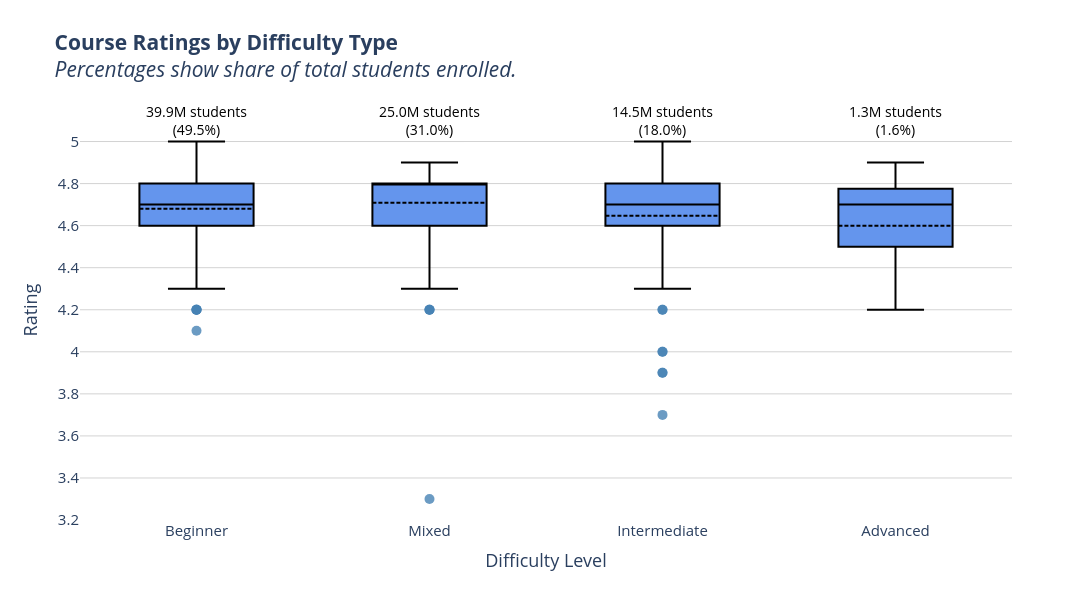

This figure's notebook cell:
### Markdown cell above
## 4. How do learners rate courses across different difficulty levels ?

### - Does difficulty level correlate with learner satisfaction ?

### Code cell
fig_diff_ratings = px.box(
    df,
    x="course_difficulty",
    y="course_rating",
    category_orders={
        "course_difficulty": ["Beginner", "Mixed", "Intermediate", "Advanced"]
    },
    title="<b>Course Ratings by Difficulty Type</b><br><i>Percentages show share of total students enrolled.</i>",
    labels={"course_rating": "Rating", "course_difficulty": "Difficulty Level"},
    color="course_difficulty",
)

total_students = df["course_students_enrolled"].sum()

for level in ["Beginner", "Intermediate", "Mixed", "Advanced"]:
    level_students = df[df["course_difficulty"] == level][
        "course_students_enrolled"
    ].sum()
    percentage = (level_students / total_students) * 100

    annotation_text = f"{level_students/1e6:.1f}M students<br>({percentage:.1f}%)"

    fig_diff_ratings.add_annotation(
        x=level,
        y=5.10,
        text=annotation_text,
        showarrow=False,
        font_size=14,
        font_color="black",
        align="center",
    )

fig_diff_ratings.update_traces(
    fillcolor="rgb(100, 149, 237)",
    line=dict(color="black", width=2),
    marker=dict(color="rgb(70, 130, 180)", size=10, opacity=0.8),
    boxmean=True,
    hovertemplate="<b>%{x}</b><br>Rating: %{y:.2f}<extra></extra>",
)

fig_diff_ratings.update_layout(
    width=1200,
    height=600,
    plot_bgcolor="white",
    paper_bgcolor="white",
    showlegend=False,
    xaxis=dict(showgrid=False),
    yaxis=dict(showgrid=True, gridcolor="lightgrey"),
    font=dict(size=15),
)

fig_diff_ratings.show()

### Figure 1 — Plotly figure (JSON) as saved in the notebook; plotly's stock layout.template omitted (floating-point values rounded to 4 significant figures; data arrays with more than 128 entries replaced by an {"elided": "..."} marker saying what was removed)
{"data": [{"alignmentgroup": "True", "boxmean": true, "fillcolor": "rgb(100, 149, 237)", "hovertemplate": "<b>%{x}</b><br>Rating: %{y:.2f}<extra></extra>", "legendgroup": "Beginner", "line": {"color": "black", "width": 2}, "marker": {"color": "rgb(70, 130, 180)", "opacity": 0.8, "size": 10}, "name": "Beginner", "notched": false, "offsetgroup": "Beginner", "orientation": "v", "showlegend": true, "type": "box", "x": {"elided": "487 str values"}, "x0": " ", "xaxis": "x", "y": {"elided": "487 float values"}, "y0": " ", "yaxis": "y"}, {"alignmentgroup": "True", "boxmean": true, "fillcolor": "rgb(100, 149, 237)", "hovertemplate": "<b>%{x}</b><br>Rating: %{y:.2f}<extra></extra>", "legendgroup": "Mixed", "line": {"color": "black", "width": 2}, "marker": {"color": "rgb(70, 130, 180)", "opacity": 0.8, "size": 10}, "name": "Mixed", "notched": false, "offsetgroup": "Mixed", "orientation": "v", "showlegend": true, "type": "box", "x": {"elided": "187 str values"}, "x0": " ", "xaxis": "x", "y": {"elided": "187 float values"}, "y0": " ", "yaxis": "y"}, {"alignmentgroup": "True", "boxmean": true, "fillcolor": "rgb(100, 149, 237)", "hovertemplate": "<b>%{x}</b><br>Rating: %{y:.2f}<extra></extra>", "legendgroup": "Intermediate", "line": {"color": "black", "width": 2}, "marker": {"color": "rgb(70, 130, 180)", "opacity": 0.8, "size": 10}, "name": "Intermediate", "notched": false, "offsetgroup": "Intermediate", "orientation": "v", "showlegend": true, "type": "box", "x": {"elided": "198 str values"}, "x0": " ", "xaxis": "x", "y": {"elided": "198 float values"}, "y0": " ", "yaxis": "y"}, {"alignmentgroup": "True", "boxmean": true, "fillcolor": "rgb(100, 149, 237)", "hovertemplate": "<b>%{x}</b><br>Rating: %{y:.2f}<extra></extra>", "legendgroup": "Advanced", "line": {"color": "black", "width": 2}, "marker": {"color": "rgb(70, 130, 180)", "opacity": 0.8, "size": 10}, "name": "Advanced", "notched": false, "offsetgroup": "Advanced", "orientation": "v", "showlegend": true, "type": "box", "x": ["Advanced", "Advanced", "Advanced", "Advanced", "Advanced", "Advanced", "Advanced", "Advanced", "Advanced", "Advanced", "Advanced", "Advanced", "Advanced", "Advanced", "Advanced", "Advanced", "Advanced", "Advanced", "Advanced"], "x0": " ", "xaxis": "x", "y": [4.4, 4.5, 4.5, 4.7, 4.5, 4.7, 4.7, 4.5, 4.4, 4.8, 4.8, 4.9, 4.2, 4.7, 4.7, 4.5, 4.8, 4.8, 4.3], "y0": " ", "yaxis": "y"}], "layout": {"annotations": [{"align": "center", "font": {"color": "black", "size": 14}, "showarrow": false, "text": "39.9M students<br>(49.5%)", "x": "Beginner", "y": 5.1}, {"align": "center", "font": {"color": "black", "size": 14}, "showarrow": false, "text": "14.5M students<br>(18.0%)", "x": "Intermediate", "y": 5.1}, {"align": "center", "font": {"color": "black", "size": 14}, "showarrow": false, "text": "25.0M students<br>(31.0%)", "x": "Mixed", "y": 5.1}, {"align": "center", "font": {"color": "black", "size": 14}, "showarrow": false, "text": "1.3M students<br>(1.6%)", "x": "Advanced", "y": 5.1}], "boxmode": "overlay", "font": {"size": 15}, "height": 600, "legend": {"title": {"text": "Difficulty Level"}, "tracegroupgap": 0}, "paper_bgcolor": "white", "plot_bgcolor": "white", "showlegend": false, "title": {"text": "<b>Course Ratings by Difficulty Type</b><br><i>Percentages show share of total students enrolled.</i>"}, "width": 1200, "xaxis": {"anchor": "y", "autorange": true, "categoryarray": ["Beginner", "Mixed", "Intermediate", "Advanced"], "categoryorder": "array", "domain": [0, 1], "range": [-0.5, 3.5], "showgrid": false, "title": {"text": "Difficulty Level"}, "type": "category"}, "yaxis": {"anchor": "x", "autorange": true, "domain": [0, 1], "gridcolor": "lightgrey", "range": [3.2, 5.2], "showgrid": true, "title": {"text": "Rating"}, "type": "linear"}}}
